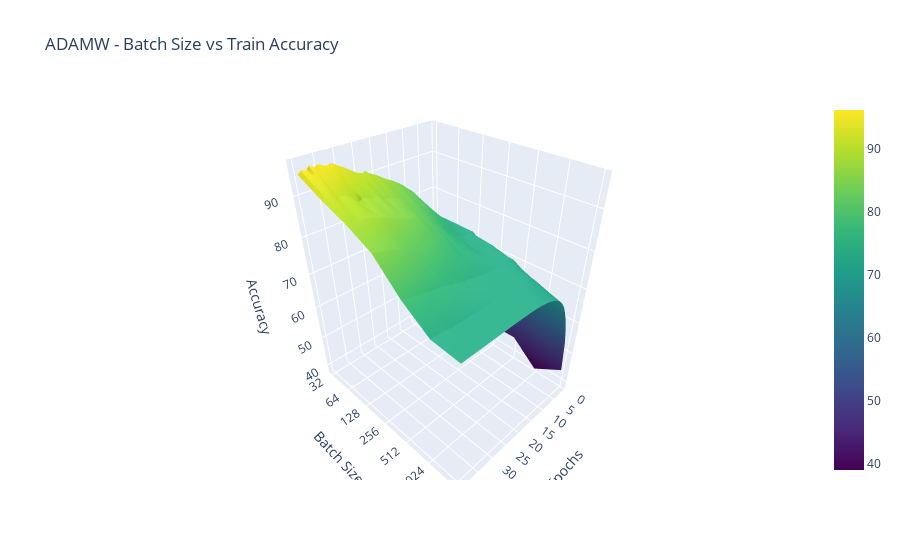
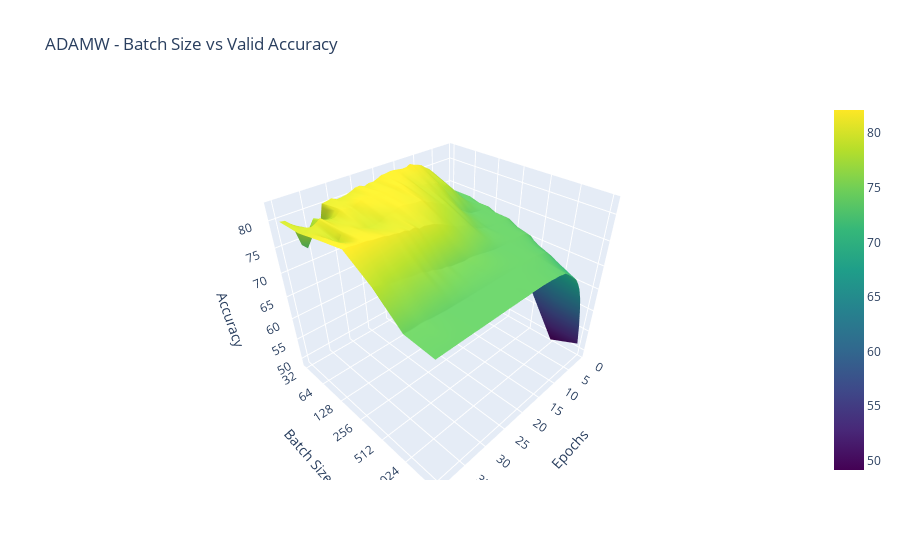
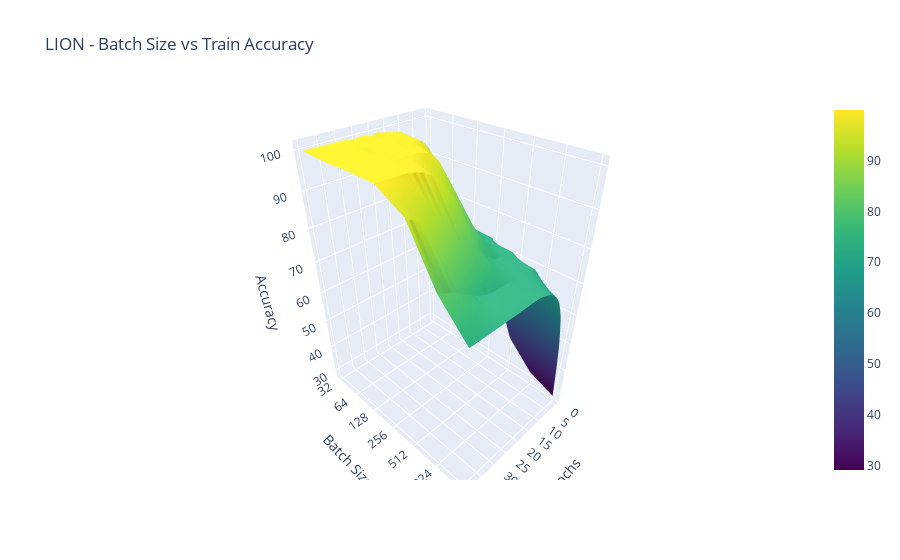
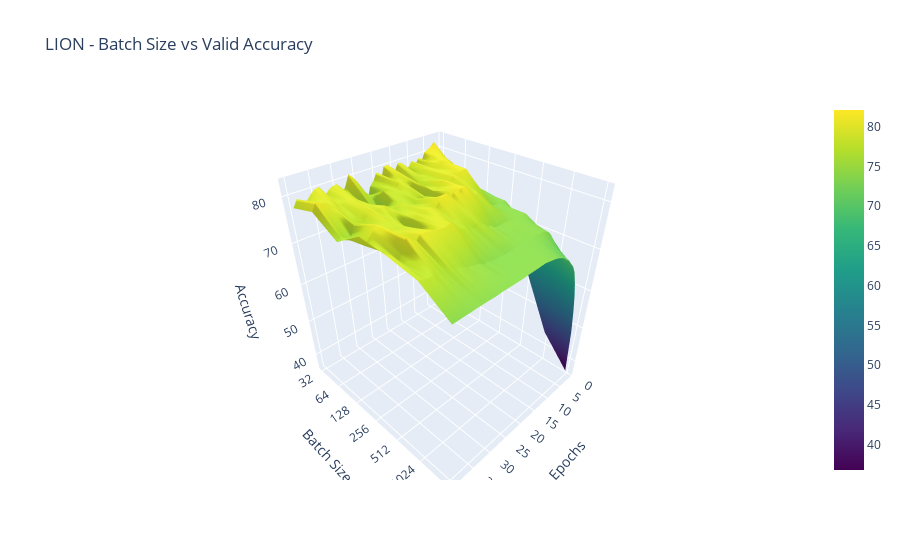

The notebook cell saved with these charts, in order:
### Code cell
import json
import numpy as np
import plotly.graph_objs as go

file_names = [
    "adamW_batchSize_ablation_train_accuracy.json",
    "adamW_batchSize_ablation_valid_accuracy.json",
    "lion_batchSize_ablation_train_accuracy.json",
    "lion_batchSize_ablation_valid_accuracy.json",
    "adamWInbuilt_batchSize_ablation_train_accuracy.json",
    "adamWInbuilt_batchSize_ablation_valid_accuracy.json",
    "lionInbuilt_batchSize_ablation_train_accuracy.json",
    "lionInbuilt_batchSize_ablation_valid_accuracy.json"
]

for file_name in file_names:
    with open(file_name, 'r') as file:
        data = json.load(file)

    # For the title, you can split the filename on "_" to get optimizer and metric
    title_info = file_name.split("_")
    optimizer = title_info[0]
    metric = title_info[-2]

    # Convert the accuracy data to a 2D NumPy array
    accuracy_data = np.array([values for lr, values in data.items()])

    # Create a 2D grid for X and Y (epochs and Batch Sizes)
    epochs = np.arange(1, len(accuracy_data[0]) + 1)
    # learning_rates = np.array([np.log(float(lr))/np.log(2) for lr in data.keys()])
    learning_rates = np.array([(str(lr)) for lr in data.keys()])
    # learning_rates = np.array([float(lr) for lr in data.keys()])

    # Create a trace for the 3D surface plot
    trace = go.Surface(x=epochs, y=learning_rates,
                       z=accuracy_data, colorscale='Viridis')

    # Create a layout for the plot
    layout = go.Layout(
        scene=dict(
            xaxis=dict(title='Epochs'),
            yaxis=dict(title='Batch Size'),
            zaxis=dict(title='Accuracy'),
        ),
        title=f'{optimizer.upper()} - Batch Size vs {metric.capitalize()} Accuracy'
    )

    # Create a figure and add the trace with the layout
    fig = go.Figure(data=[trace], layout=layout)

    # Display the interactive plot
    fig.show()

### Figure 1 — Plotly figure (JSON) as saved in the notebook; plotly's stock layout.template omitted (floating-point values rounded to 4 significant figures; data arrays with more than 128 entries replaced by an {"elided": "..."} marker saying what was removed)
{"data": [{"colorscale": [[0, "#440154"], [0.1111, "#482878"], [0.2222, "#3e4989"], [0.3333, "#31688e"], [0.4444, "#26828e"], [0.5556, "#1f9e89"], [0.6667, "#35b779"], [0.7778, "#6ece58"], [0.8889, "#b5de2b"], [1, "#fde725"]], "type": "surface", "x": [1, 2, 3, 4, 5, 6, 7, 8, 9, 10, 11, 12, 13, 14, 15, 16, 17, 18, 19, 20, 21, 22, 23, 24, 25, 26, 27, 28, 29, 30, 31, 32, 33, 34, 35, 36, 37, 38, 39, 40], "y": ["32", "64", "128", "256", "512", "1024", "2048"], "z": {"elided": "7x40 float values"}}], "layout": {"scene": {"xaxis": {"title": {"text": "Epochs"}}, "yaxis": {"title": {"text": "Batch Size"}}, "zaxis": {"title": {"text": "Accuracy"}}}, "title": {"text": "ADAMW - Batch Size vs Train Accuracy"}}}

### Figure 2 — Plotly figure (JSON) as saved in the notebook; plotly's stock layout.template omitted (floating-point values rounded to 4 significant figures; data arrays with more than 128 entries replaced by an {"elided": "..."} marker saying what was removed)
{"data": [{"colorscale": [[0, "#440154"], [0.1111, "#482878"], [0.2222, "#3e4989"], [0.3333, "#31688e"], [0.4444, "#26828e"], [0.5556, "#1f9e89"], [0.6667, "#35b779"], [0.7778, "#6ece58"], [0.8889, "#b5de2b"], [1, "#fde725"]], "type": "surface", "x": [1, 2, 3, 4, 5, 6, 7, 8, 9, 10, 11, 12, 13, 14, 15, 16, 17, 18, 19, 20, 21, 22, 23, 24, 25, 26, 27, 28, 29, 30, 31, 32, 33, 34, 35, 36, 37, 38, 39, 40], "y": ["32", "64", "128", "256", "512", "1024", "2048"], "z": {"elided": "7x40 float values"}}], "layout": {"scene": {"xaxis": {"title": {"text": "Epochs"}}, "yaxis": {"title": {"text": "Batch Size"}}, "zaxis": {"title": {"text": "Accuracy"}}}, "title": {"text": "ADAMW - Batch Size vs Valid Accuracy"}}}

### Figure 3 — Plotly figure (JSON) as saved in the notebook; plotly's stock layout.template omitted (floating-point values rounded to 4 significant figures; data arrays with more than 128 entries replaced by an {"elided": "..."} marker saying what was removed)
{"data": [{"colorscale": [[0, "#440154"], [0.1111, "#482878"], [0.2222, "#3e4989"], [0.3333, "#31688e"], [0.4444, "#26828e"], [0.5556, "#1f9e89"], [0.6667, "#35b779"], [0.7778, "#6ece58"], [0.8889, "#b5de2b"], [1, "#fde725"]], "type": "surface", "x": [1, 2, 3, 4, 5, 6, 7, 8, 9, 10, 11, 12, 13, 14, 15, 16, 17, 18, 19, 20, 21, 22, 23, 24, 25, 26, 27, 28, 29, 30, 31, 32, 33, 34, 35, 36, 37, 38, 39, 40], "y": ["32", "64", "128", "256", "512", "1024", "2048"], "z": {"elided": "7x40 float values"}}], "layout": {"scene": {"xaxis": {"title": {"text": "Epochs"}}, "yaxis": {"title": {"text": "Batch Size"}}, "zaxis": {"title": {"text": "Accuracy"}}}, "title": {"text": "LION - Batch Size vs Train Accuracy"}}}

### Figure 4 — Plotly figure (JSON) as saved in the notebook; plotly's stock layout.template omitted (floating-point values rounded to 4 significant figures; data arrays with more than 128 entries replaced by an {"elided": "..."} marker saying what was removed)
{"data": [{"colorscale": [[0, "#440154"], [0.1111, "#482878"], [0.2222, "#3e4989"], [0.3333, "#31688e"], [0.4444, "#26828e"], [0.5556, "#1f9e89"], [0.6667, "#35b779"], [0.7778, "#6ece58"], [0.8889, "#b5de2b"], [1, "#fde725"]], "type": "surface", "x": [1, 2, 3, 4, 5, 6, 7, 8, 9, 10, 11, 12, 13, 14, 15, 16, 17, 18, 19, 20, 21, 22, 23, 24, 25, 26, 27, 28, 29, 30, 31, 32, 33, 34, 35, 36, 37, 38, 39, 40], "y": ["32", "64", "128", "256", "512", "1024", "2048"], "z": {"elided": "7x40 float values"}}], "layout": {"scene": {"xaxis": {"title": {"text": "Epochs"}}, "yaxis": {"title": {"text": "Batch Size"}}, "zaxis": {"title": {"text": "Accuracy"}}}, "title": {"text": "LION - Batch Size vs Valid Accuracy"}}}
